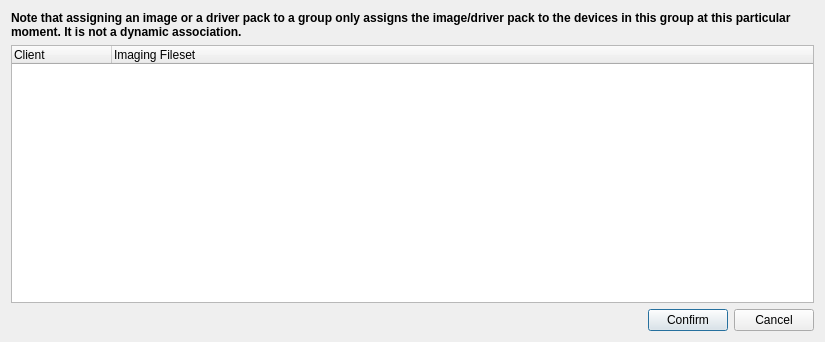
<?xml version="1.0" encoding="UTF-8"?>
<ui version="4.0">
 <class>ImagingAssociationsResultDlg</class>
 <widget class="QDialog" name="ImagingAssociationsResultDlg">
  <property name="geometry">
   <rect>
    <x>0</x>
    <y>0</y>
    <width>825</width>
    <height>342</height>
   </rect>
  </property>
  <property name="minimumSize">
   <size>
    <width>0</width>
    <height>0</height>
   </size>
  </property>
  <property name="windowTitle">
   <string>Imaging Associations Results</string>
  </property>
  <layout class="QGridLayout" name="gridLayout">
   <item row="1" column="0">
    <widget class="StyledTreeWidget" name="lstResults">
     <property name="editTriggers">
      <set>QAbstractItemView::NoEditTriggers</set>
     </property>
     <property name="alternatingRowColors">
      <bool>true</bool>
     </property>
     <property name="selectionMode">
      <enum>QAbstractItemView::ExtendedSelection</enum>
     </property>
     <property name="rootIsDecorated">
      <bool>true</bool>
     </property>
     <property name="uniformRowHeights">
      <bool>false</bool>
     </property>
     <property name="itemsExpandable">
      <bool>true</bool>
     </property>
     <property name="animated">
      <bool>false</bool>
     </property>
     <property name="expandsOnDoubleClick">
      <bool>false</bool>
     </property>
     <property name="columnCount">
      <number>2</number>
     </property>
     <attribute name="headerVisible">
      <bool>true</bool>
     </attribute>
     <column>
      <property name="text">
       <string notr="true">Client</string>
      </property>
     </column>
     <column>
      <property name="text">
       <string notr="true">Imaging Fileset</string>
      </property>
     </column>
    </widget>
   </item>
   <item row="2" column="0">
    <layout class="QHBoxLayout" name="horizontalLayout">
     <item>
      <spacer name="horizontalSpacer">
       <property name="orientation">
        <enum>Qt::Horizontal</enum>
       </property>
       <property name="sizeHint" stdset="0">
        <size>
         <width>40</width>
         <height>20</height>
        </size>
       </property>
      </spacer>
     </item>
     <item>
      <widget class="QPushButton" name="pushButtonConfirm">
       <property name="text">
        <string>Confirm</string>
       </property>
       <property name="default">
        <bool>true</bool>
       </property>
       <attribute name="buttonGroup">
        <string notr="true">buttonGroup</string>
       </attribute>
      </widget>
     </item>
     <item>
      <widget class="QPushButton" name="pushButtonCancel">
       <property name="text">
        <string>Cancel</string>
       </property>
       <attribute name="buttonGroup">
        <string notr="true">buttonGroup</string>
       </attribute>
      </widget>
     </item>
    </layout>
   </item>
   <item row="0" column="0">
    <widget class="QLabel" name="smartGroupInfoLabel">
     <property name="font">
      <font>
       <weight>75</weight>
       <bold>true</bold>
      </font>
     </property>
     <property name="text">
      <string>Note that assigning an image or a driver pack to a group only assigns the image/driver pack to the devices in this group at this particular moment. It is not a dynamic association.</string>
     </property>
     <property name="wordWrap">
      <bool>true</bool>
     </property>
    </widget>
   </item>
  </layout>
 </widget>
 <customwidgets>
  <customwidget>
   <class>StyledTreeWidget</class>
   <extends>QTreeWidget</extends>
   <header>FileWaveGuiLib/styledviews/styledtreeview.h</header>
  </customwidget>
 </customwidgets>
 <resources/>
 <connections/>
 <buttongroups>
  <buttongroup name="buttonGroup"/>
 </buttongroups>
</ui>
